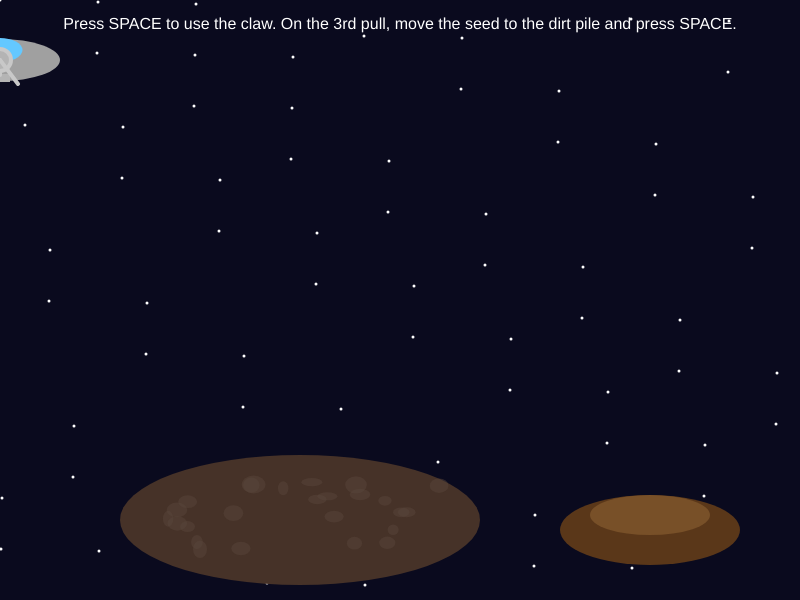
Frame 1 (no input)
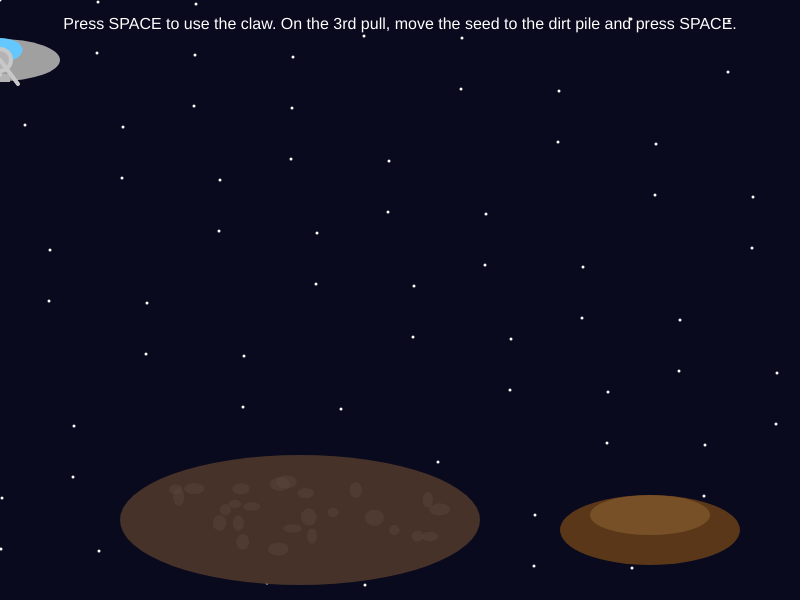
Frame 60 (no input)
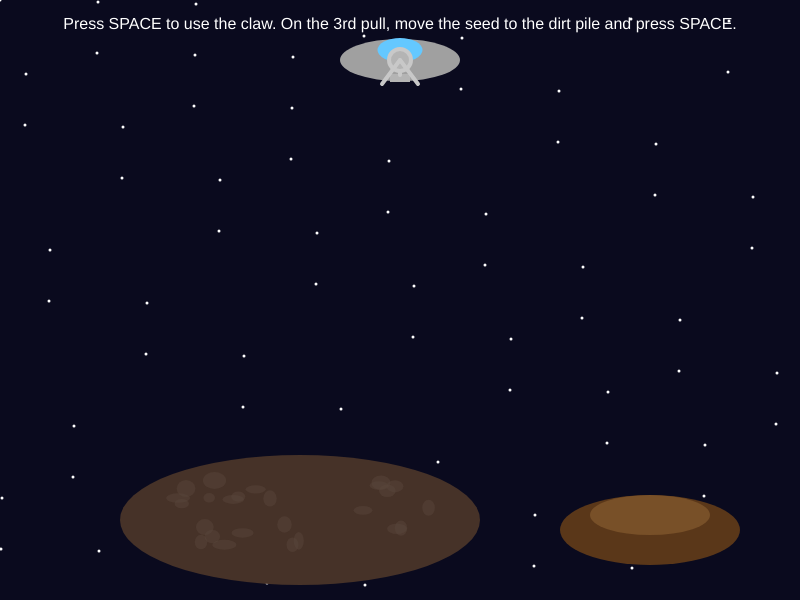
Frame 120 (the mouse pressed at the canvas centre since frame 60)

The p5.js sketch that drew these frames (run headless with seeded random() and noise() and a simulated clock; from frame 60 on, the mouse is pressed at the canvas centre):

// p5.js sketch
// ── sketch.js
let clawY = 60;
let clawTargetY = 60;
let clawState = "idle";
let grabbedItem = null;
let pullCount = 0;
let shipX = 400;
let shipY = 60;
let treeGrown = false;

function setup() {
  createCanvas(800, 600);
  textAlign(CENTER, CENTER);
  rectMode(CENTER);
}

function draw() {
  background(10, 10, 30);
  shipX = mouseX;
  drawStars();
  drawGarbagePile();
  drawDirtPile();
  updateClaw();
  drawSpaceship();
  drawClaw();

  if (treeGrown) {
    drawTree();
  }
  drawInstructions();
}

function drawStars() {
  fill(255);
  noStroke();
  for (let i = 0; i < 70; i++) {
    circle((i * 97) % width, (i * 53) % height, 3);
  }
}

function drawSpaceship() {
  push();
  translate(shipX, shipY);
  fill(160);
  ellipse(0, 0, 120, 42);
  fill(100, 200, 255);
  ellipse(0, -10, 45, 24);
  fill(180);
  rect(0, 18, 20, 8);
  pop();
}

function drawClaw() {
  stroke(200);
  strokeWeight(4);
  line(shipX, shipY + 15, shipX, clawY);
  fill(180);
  circle(shipX, clawY, 22);
  line(shipX, clawY, shipX - 18, clawY + 24);
  line(shipX, clawY, shipX + 18, clawY + 24);

  if (grabbedItem != null) {
    drawItem(grabbedItem, shipX, clawY + 45);
  }
}

function drawGarbagePile() {
  noStroke();
  fill(70, 50, 40);
  ellipse(300, 520, 360, 130);
  fill(90, 70, 60, 120);
  for (let i = 0; i < 25; i++) {
    ellipse(random(160, 440), random(480, 550), random(10, 24), random(8, 18));
  }
}

function drawDirtPile() {
  noStroke();
  fill(90, 55, 25);
  ellipse(650, 530, 180, 70);
  fill(120, 80, 40);
  ellipse(650, 515, 120, 40);
}

function drawTree() {
  noStroke();
  fill(120, 70, 30);
  rect(650, 455, 28, 100);
  fill(40, 160, 70);
  ellipse(650, 390, 120, 100);
  fill(60, 190, 80);
  ellipse(610, 410, 80, 70);
  ellipse(690, 410, 80, 70);
}

function drawItem(type, x, y) {
  push();
  translate(x, y);
  noStroke();

  if (type == "phone") {
    fill(30);
    rect(0, 0, 28, 45, 4);
    fill(100, 200, 255);
    rect(0, 0, 18, 32, 2);
  } else if (type == "bottle") {
    fill(100, 220, 180);
    rect(0, 8, 20, 36, 4);
    rect(0, -18, 10, 12, 2);
  } else if (type == "can") {
    fill(180, 180, 200);
    rect(0, 0, 25, 32, 4);
  } else if (type == "trash") {
    fill(120);
    ellipse(0, 0, 35, 25);
  } else if (type == "seed") {
    fill(120, 80, 30);
    ellipse(0, 0, 18, 25);
    fill(80, 200, 100);
    ellipse(8, -10, 12, 7);
  }
  pop();
}

function updateClaw() {
  if (clawState == "dropping") {
    clawY += 7;
    if (clawY >= clawTargetY) {
      clawY = clawTargetY;
      clawState = "grabbing";
      if (pullCount == 3) {
        grabbedItem = "seed";
      } else {
        grabbedItem = random(["phone", "bottle", "can", "trash"]);
      }
    }
  } else if (clawState == "grabbing") {
    clawState = "rising";
  } else if (clawState == "rising") {
    clawY -= 7;
    if (clawY <= 60) {
      clawY = 60;
      clawState = "holding";
    }
  }
}

function keyPressed() {
  if (key == " ") {
    if (clawState == "idle") {
      pullCount++;
      clawY = 60;
      clawTargetY = 460;
      clawState = "dropping";
      grabbedItem = null;
    } else if (clawState == "holding") {
      if (grabbedItem == "seed" && shipX > 580) {
        grabbedItem = null;
        treeGrown = true;
        clawState = "idle";
      } else {
        grabbedItem = null;
        clawState = "idle";
      }
    }
  }
}

function drawInstructions() {
  fill(255);
  noStroke();
  textSize(16);
  if (treeGrown == false) {
    text(
      "Press SPACE to use the claw. On the 3rd pull, move the seed to the dirt pile and press SPACE.",
      width / 2,
      25
    );
  } else {
    text("You planted the seed!", width / 2, 25);
  }
}
